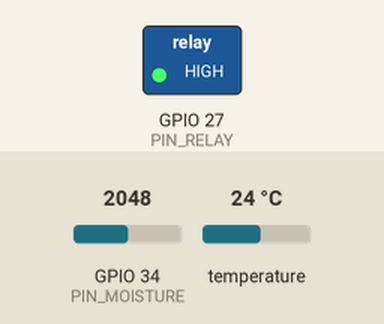
This sketch was run on a simulated ESP32. Shown: switched loads named in the sketch (green lamp = pin HIGH). The test bench sets the inputs (shaded band); at power-on: GPIO 34 (PIN_MOISTURE) = 2048, temperature 24 °C. WiFi joins after 1.5 s; servers stay silent unless stated; uploads are accepted with an empty reply; what the sketch prints to the serial monitor is not drawn.

Above: at 4.5 s.
4.6 s: GPIO 34 (PIN_MOISTURE) set to 2593
6.3 s: GPIO 34 (PIN_MOISTURE) set to 2716
At 7.9 s:
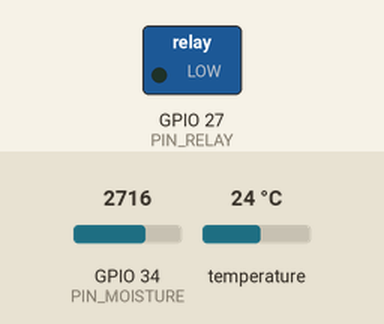
Timing chart, 0 to 39.1 s (numbered marks = the images above; inputs shaded):
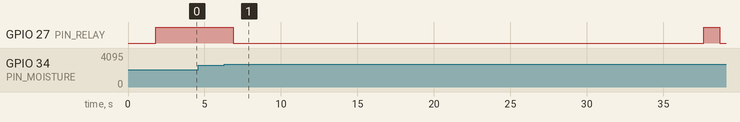

The sketch:

ESP32_WIFIMANAGER_PRODUCTION.ino
```cpp
/*
 * ==============================================================================
 * 🌱 Smart Seedling Nursery IoT - Production ESP32 Firmware with Relay Support
 * ==============================================================================
 * Note on Relays:
 *   Most standard 5V Relay Modules are ACTIVE-LOW (LOW = ON, HIGH = OFF).
 *   Set RELAY_ACTIVE_LOW = true below if your relay turns on with LOW.
 * ==============================================================================
 */

#include <WiFi.h>
#include <WiFiClientSecure.h>
#include <HTTPClient.h>
#include <WiFiManager.h>
#include <ArduinoJson.h>
#include <OneWire.h>
#include <DallasTemperature.h>

// ==============================================================================
// 1. CLOUD SERVER CONFIGURATION
// ==============================================================================
const char* SERVER_URL    = "https://seedling.acrmatech.com/api/v1/device/readings/";
const char* DEVICE_ID     = "ESP32-001";
const char* API_KEY       = "secret-esp32-demo-api-key-2026";
const char* FIRMWARE_VER  = "1.0.0";

// ==============================================================================
// 2. HARDWARE PINS & RELAY CONFIGURATION
// ==============================================================================
#define PIN_DS18B20       4     // DS18B20 1-Wire Data
#define PIN_MOISTURE      34    // Capacitive Soil Moisture Analog Pin
#define PIN_RELAY         27    // Pump Relay Pin

// ⚠️ RELAY TYPE: Set to TRUE for standard Active-LOW relays (90% of Arduino relays)
// Set to FALSE only if your relay is Active-HIGH.
const bool RELAY_ACTIVE_LOW = true;

// Moisture ADC Calibration
const int DRY_ADC_VALUE   = 3200;  // Value in air
const int WET_ADC_VALUE   = 1350;  // Value in water

// Irrigation Thresholds
float PUMP_ON_THRESHOLD   = 30.0;  // Turn ON when moisture <= 30%
float PUMP_OFF_THRESHOLD  = 50.0;  // Turn OFF when moisture >= 50%
unsigned long MAX_PUMP_RUN_MS = 30000; // 30 seconds max safety run

OneWire oneWire(PIN_DS18B20);
DallasTemperature tempSensors(&oneWire);

unsigned long lastUploadTime = 0;
const unsigned long UPLOAD_INTERVAL_MS = 2000; // Send telemetry every 2s
unsigned long pumpStartTime = 0;
bool isPumpActive = false;

// Helper to set physical relay state correctly
void setPumpHardware(bool turnOn) {
  if (RELAY_ACTIVE_LOW) {
    digitalWrite(PIN_RELAY, turnOn ? LOW : HIGH);
  } else {
    digitalWrite(PIN_RELAY, turnOn ? HIGH : LOW);
  }
}

// ==============================================================================
// 3. SETUP
// ==============================================================================
void setup() {
  Serial.begin(115200);
  delay(1000);
  Serial.println("\n🌱 ==================================================");
  Serial.println("🌱 Smart Seedling ESP32 Node Booting...");
  Serial.println("🌱 Target Server: https://seedling.acrmatech.com");
  Serial.println("🌱 ==================================================");

  // 1. Setup Relay Pin and ensure pump is OFF
  pinMode(PIN_RELAY, OUTPUT);
  setPumpHardware(false); // Pump initially OFF

  // Quick relay test click on boot:
  Serial.println("⚡ Testing Relay Click (1 sec ON then OFF)...");
  setPumpHardware(true);
  delay(800);
  setPumpHardware(false);
  Serial.println("⚡ Relay Test Complete.");

  pinMode(PIN_MOISTURE, INPUT);
  tempSensors.begin();

  // 2. Connect Wi-Fi via Phone Portal
  WiFiManager wm;
  wm.autoConnect("SmartSeedling-Setup");
  Serial.println("\n✅ Wi-Fi Connected!");
}

// ==============================================================================
// 4. MAIN LOOP
// ==============================================================================
void loop() {
  if (WiFi.status() != WL_CONNECTED) {
    delay(100);
    return;
  }

  // 1. Read Temperature
  tempSensors.requestTemperatures();
  float soilTemp = tempSensors.getTempCByIndex(0);
  if (soilTemp == DEVICE_DISCONNECTED_C || soilTemp < -40.0) {
    soilTemp = 24.5;
  }

  // 2. Read Moisture
  int rawMoist = analogRead(PIN_MOISTURE);
  float soilMoist = calculateMoisturePercent(rawMoist);

  // 3. Control Irrigation Pump
  handleIrrigation(soilMoist);

  // 4. Send Telemetry to Server
  unsigned long now = millis();
  if (now - lastUploadTime >= UPLOAD_INTERVAL_MS) {
    lastUploadTime = now;
    sendTelemetry(soilTemp, soilMoist, rawMoist, isPumpActive);
  }

  delay(100);
}

// ==============================================================================
// 5. HELPER FUNCTIONS
// ==============================================================================

float calculateMoisturePercent(int rawADC) {
  if (rawADC >= DRY_ADC_VALUE) return 0.0;
  if (rawADC <= WET_ADC_VALUE) return 100.0;
  float pct = ((float)(DRY_ADC_VALUE - rawADC) / (float)(DRY_ADC_VALUE - WET_ADC_VALUE)) * 100.0;
  return constrain(pct, 0.0, 100.0);
}

void handleIrrigation(float currentMoisture) {
  // If moisture is DRY (<= 30%) and pump is currently OFF -> Turn ON
  if (!isPumpActive && currentMoisture <= PUMP_ON_THRESHOLD) {
    setPumpHardware(true);
    isPumpActive = true;
    pumpStartTime = millis();
    Serial.printf("💧 [PUMP ON] Soil Moisture (%.1f%%) <= Threshold (%.1f%%)\n", currentMoisture, PUMP_ON_THRESHOLD);
  }
  // If pump is ON and moisture reaches WET (>= 50%) or Timeout -> Turn OFF
  else if (isPumpActive) {
    bool moistureSatisfied = (currentMoisture >= PUMP_OFF_THRESHOLD);
    bool timeoutExceeded = (millis() - pumpStartTime >= MAX_PUMP_RUN_MS);

    if (moistureSatisfied || timeoutExceeded) {
      setPumpHardware(false);
      isPumpActive = false;
      if (timeoutExceeded) {
        Serial.println("⚠️ [PUMP OFF] 30-second safety cutoff reached.");
      } else {
        Serial.printf("✅ [PUMP OFF] Target Moisture reached (%.1f%% >= %.1f%%)\n", currentMoisture, PUMP_OFF_THRESHOLD);
      }
    }
  }
}

void sendTelemetry(float temp, float moist, int rawMoist, bool pumpState) {
  if (WiFi.status() != WL_CONNECTED) return;

  WiFiClientSecure client;
  client.setInsecure();

  HTTPClient https;
  https.setTimeout(4000);

  if (https.begin(client, SERVER_URL)) {
    https.addHeader("Content-Type", "application/json");
    https.addHeader("X-Device-ID", DEVICE_ID);
    https.addHeader("X-API-Key", API_KEY);

    StaticJsonDocument<256> doc;
    doc["device_id"]         = DEVICE_ID;
    doc["soil_temperature"]  = temp;
    doc["soil_moisture"]     = moist;
    doc["soil_moisture_raw"] = rawMoist;
    doc["pump_status"]       = pumpState;
    doc["rssi"]              = WiFi.RSSI();
    doc["firmware_version"]  = FIRMWARE_VER;

    String requestBody;
    serializeJson(doc, requestBody);

    int httpCode = https.POST(requestBody);

    if (httpCode == HTTP_CODE_CREATED || httpCode == HTTP_CODE_OK) {
      Serial.printf("📡 [CLOUD SYNC OK] Temp: %.1f°C | Moist: %.1f%% | Pump: %s | RSSI: %d dBm\n",
                    temp, moist, pumpState ? "ON" : "OFF", WiFi.RSSI());
    } else {
      Serial.printf("❌ [CLOUD SYNC ERROR] HTTP %d\n", httpCode);
    }
    https.end();
  }
}
```

Measured:
- the behaviour switches between 2645 and 2646 on GPIO 34 (PIN_MOISTURE) (found by bisection; images 0 and 1)
- after the input at 4.6 s, every drawn part: stays the same
- after the input at 6.3 s, GPIO 27 (PIN_RELAY): HIGH → LOW after 0.59 s, → HIGH 30.7 s later, → LOW 1.1 s later
